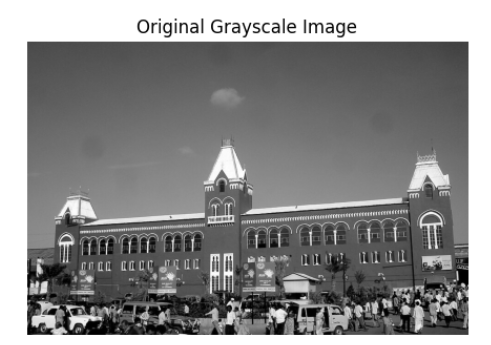
#> input picture dipt 3.png, 491 x 345 px
$ jupyter execute DIPT_EXPT=03.ipynb
#> lines starting #> are read from the running program, lines starting #| are printed output that depends on the picture
[cell 1]
from google.colab import files
import cv2
import numpy as np
import matplotlib.pyplot as plt

# 🔹 Step 1: Upload the image
uploaded = files.upload()
#> the answer given: dipt 3.png

# 🔹 Step 2: Automatically get the uploaded filename
filename = next(iter(uploaded))
print("✅ Uploaded file:", filename)

# 🔹 Step 3: Read and process the image
image = cv2.imread(filename)
#> image is the input picture: shape (345, 491, 3); min 0, max 255, mean 138.8

# Convert to grayscale
gray_image = cv2.cvtColor(image, cv2.COLOR_BGR2GRAY)

# Calculate histogram of original grayscale image
hist_original = cv2.calcHist([gray_image], [0], None, [256], [0, 256])
#> hist_original = 256 values, max 37310 at index 255, min 39 at index 245, mean 661.7

# Apply histogram equalization
equalized_image = cv2.equalizeHist(gray_image)
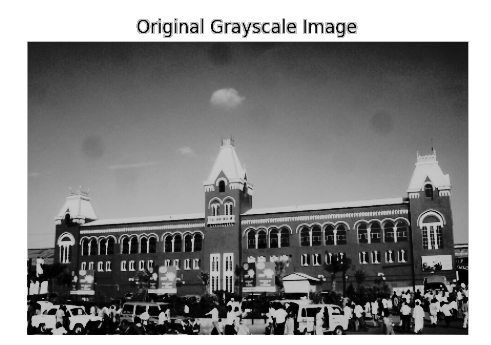
#> equalized_image: shape (345, 491); min 0, max 255, mean 134.3

# Calculate histogram of equalized image
hist_equalized = cv2.calcHist([equalized_image], [0], None, [256], [0, 256])
#> hist_equalized = 256 values, max 37310 at index 255, min 0 at index 29, mean 661.7

# 🔹 Step 4: Plot results
plt.figure(figsize=(10, 7))

plt.subplot(2, 2, 1)
plt.imshow(gray_image, cmap='gray')
plt.title('Original Grayscale Image\n Name: Daniel C    Reg no: 212223240023')
plt.axis('off')

plt.subplot(2, 2, 2)
plt.imshow(equalized_image, cmap='gray')
plt.title('Equalized Image')
plt.axis('off')

plt.subplot(2, 2, 3)
plt.plot(hist_original, color='black')
plt.title('Original Histogram')
plt.xlim([0, 256])

plt.subplot(2, 2, 4)
plt.plot(hist_equalized, color='black')
plt.title('Equalized Histogram')
plt.xlim([0, 256])

plt.tight_layout()
plt.show()
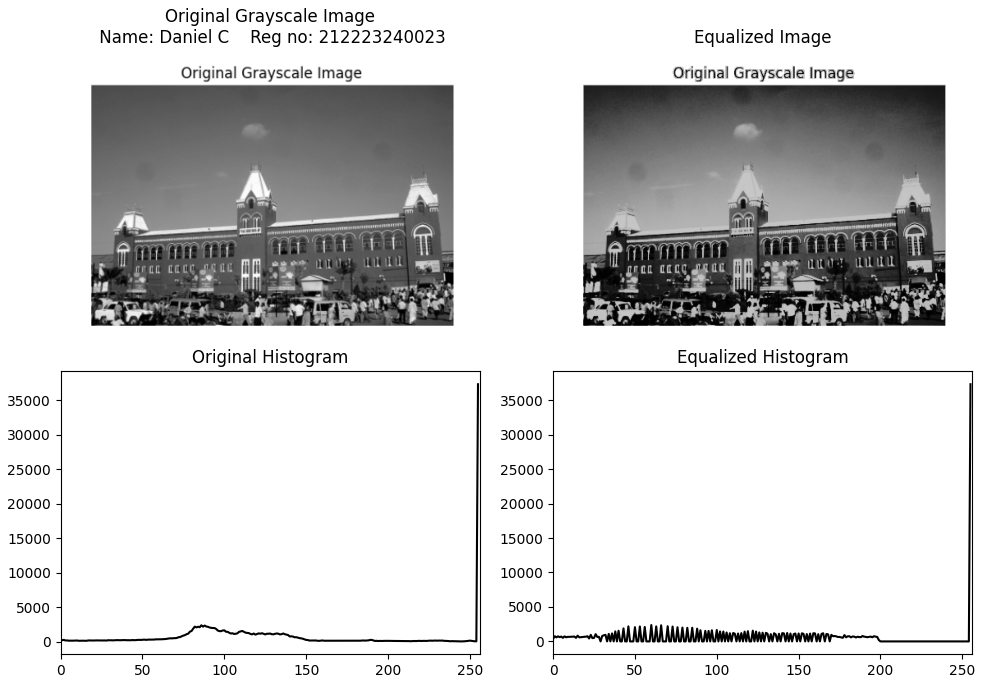
#> figure drawn by matplotlib, 4 panels; panel 3: curve peaks at x = 255, y = 37310; panel 4: curve peaks at x = 255, y = 37310
